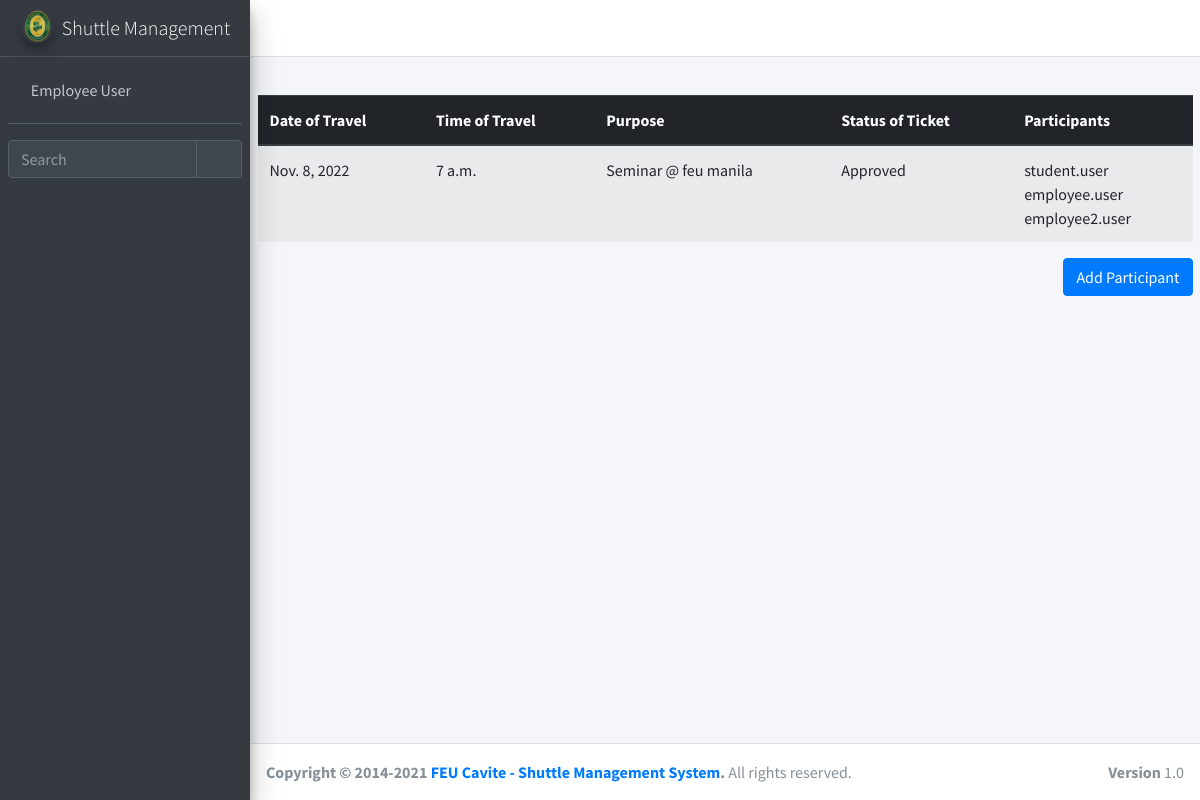
/ticket/view_ticket1/3 (signed in), run on the app's committed database.
### ticket/models.py (models this page shows, shortened)
class Tickets(models.Model):
    ticket_id = models.AutoField(primary_key=True)
    start_date = models.DateField(blank=True, null = True)
    start_time = models.TimeField(blank=True, null = True)
    arrival_time = models.TimeField(blank=True, null = True)
    date_filed = models.DateTimeField(blank=True, null = True, auto_now_add=True)
    description = models.CharField(max_length=255, blank=True, null = True)
    destination = models.CharField(max_length=255, blank=True, null = True)
    driver = models.ForeignKey(shuttle_driver, null=True, blank=True, on_delete=models.CASCADE)
    email = models.CharField(max_length=255, blank=True, null = True)
    ticket_status = models.ForeignKey(Ticket_status, null=True, blank=True, on_delete=models.CASCADE)
    cancel_reason = models.CharField(max_length=255, blank=True, null = True)
    qr_code = models.ImageField(upload_to = 'uploads/', blank = True, null = True)
    user = models.ForeignKey(User, null=True, blank=True, on_delete=models.CASCADE)
    approved_by = models.CharField(max_length=255, blank=True, null = True)

class Ticket_status(models.Model):
    ticket_status_id = models.AutoField(primary_key=True)
    ticket_status = models.CharField(max_length=255, blank=True, null = True)
    def __str__(self):
        return str(self.ticket_status)

class participants(models.Model):
    participant_id = models.AutoField(primary_key=True)
    participant_user = models.ForeignKey(User, null=True, blank=True, on_delete=models.CASCADE)
    ticket = models.ForeignKey(Tickets, null=True, blank=True, on_delete=models.CASCADE)
    hdf = models.IntegerField(null=True, blank=True, default = 0)
    qr_code = models.ImageField(upload_to = 'uploads/', blank = True, null = True)

### login/models.py (models this page shows, shortened)
class Author(models.Model):
    user = models.OneToOneField(User, null=True, blank=True, on_delete=models.CASCADE)
    profile_picture = models.ImageField(upload_to = 'uploads/', blank = True, null = True)
    role = models.ForeignKey(Roles, default=1, on_delete=models.SET_DEFAULT)
    position = models.CharField(max_length=255, blank=True, null = True)
    student_or_employee_number = models.CharField(max_length=255, blank=True, null = True)
    year_level = models.CharField(max_length=255, blank=True, null = True)
    course_or_department = models.CharField(max_length=255, blank=True, null = True)
    sex = models.ForeignKey(Sex, null=True, blank=True, on_delete=models.CASCADE)
    qr_code = models.ImageField(upload_to = 'uploads/', blank = True, null = True)

### ticket/views.py (the view)
# urls.py: path('view_ticket1/<int:tag>', login_required(views.view_ticket1), name='view_ticket1'),
def view_ticket1(request, tag = 0):
	query = {
		'tag': tag,
		'ticket': Tickets.objects.filter(ticket_id = tag),
		'participants': User.objects.all(),
		'participants2': participants.objects.filter(ticket_id = tag),
		'r': Author.objects.filter(user = request.user),
	}
	return render(request, 'ticket/view_ticket1.html', query)

### ticket/templates/ticket/view_ticket1.html (shortened to what this page needs)
{% extends 'ticket/popupbase.html' %}
{% block content %}
{% load crispy_forms_tags %}
{% load static %}
<div class="container-fluid">
	<center>
		<table class="table table-striped">
			<thead class="thead-dark">
				<th>Date of Travel</th>
				<th>Time of Travel</th>
				<th>Purpose</th>
				<th>Status of Ticket</th>
				<th>Participants</th>
			</thead>
			{% for items in ticket %}
			<tr>
				<td>
					{{items.start_date}}
				</td>
				<td>
					{{items.start_time}}
				</td>
				<td>
					{{items.description}}
				</td>
				<td>
					{{items.ticket_status}}
				</td>
				<td>
					{% for items in participants2 %}
					{{items.participant_user}}<br>
					{% endfor %}
				</td>
			</tr>
			{% endfor %}
		</table>
		{% for items in r %}
		{% if items.role_id == 9 %}
		<button type="button" class="btn btn-primary ap" data-toggle="modal" data-target="#exampleModal">
		  Add Participant
		</button>
		{% endif %}
		{% endfor %}
	</center>
</div>
{% endblock content %}

### ticket/templates/ticket/popupbase.html (shortened to what this page needs)
{% load static %}
<!DOCTYPE html>
<html lang="en">
<head>
  <link rel="stylesheet" href="{% static 'basetemp/plugins/fontawesome-free/css/all.min.css' %}">
  <link rel="stylesheet" href="https://code.ionicframework.com/ionicons/2.0.1/css/ionicons.min.css">
  <link rel="stylesheet" href="{% static 'basetemp/plugins/tempusdominus-bootstrap-4/css/tempusdominus-bootstrap-4.min.css' %}">
  <link rel="stylesheet" href="{% static 'basetemp/plugins/icheck-bootstrap/icheck-bootstrap.min.css' %}">
  <link rel="stylesheet" href="{% static 'basetemp/plugins/jqvmap/jqvmap.min.css' %}">
  <link rel="stylesheet" href="{% static 'basetemp/dist/css/adminlte.min.css' %}">
  <link rel="stylesheet" href="{% static 'basetemp/plugins/overlayScrollbars/css/OverlayScrollbars.min.css' %}">
  <link rel="stylesheet" href="{% static 'basetemp/plugins/daterangepicker/daterangepicker.css' %}">
  <link rel="stylesheet" href="{% static 'basetemp/plugins/summernote/summernote-bs4.min.css' %}">
</head>
<body class="hold-transition sidebar-mini layout-fixed">
<div class="wrapper">
  <nav class="main-header navbar navbar-expand navbar-white navbar-light">
    <ul class="navbar-nav">
      <li class="nav-item">
        <a class="nav-link" data-widget="pushmenu" href="#" role="button"><i class="fas fa-bars"></i></a>
      </li>
      <li class="nav-item d-none d-sm-inline-block">
        <a href="#" class="nav-link"></a>
      </li>
    </ul>
    <ul class="navbar-nav ml-auto">
      <li class="nav-item">
        <a class="nav-link" data-widget="fullscreen" href="#" role="button">
          <i class="fas fa-expand-arrows-alt"></i>
        </a>
      </li>
    </ul>
  </nav>
  <aside class="main-sidebar sidebar-dark-primary elevation-4">
    <a href="/" class="brand-link">
      <img src="{% static 'shuttle/feulogo.png' %}" alt="AdminLTE Logo" class="brand-image img-circle elevation-3" style="opacity: .8">
      <span class="brand-text font-weight-light">Shuttle Management</span>
    </a>
    <div class="sidebar">
      <div class="user-panel mt-3 pb-3 mb-3 d-flex">
        <div class="image">
        </div>
        <div class="info">
          <a href="#" class="d-block">{{user.get_full_name}}</a>
        </div>
      </div>
      <div class="form-inline">
        <div class="input-group" data-widget="sidebar-search">
          <input class="form-control form-control-sidebar" type="search" placeholder="Search" aria-label="Search">
          <div class="input-group-append">
            <button class="btn btn-sidebar">
              <i class="fas fa-search fa-fw"></i>
            </button>
          </div>
        </div>
      </div>
    </div>
  </aside>
  <div class="content-wrapper">
    <div class="content-header">
    </div>
    {% block content %}
    {% endblock content %}
  </div>
  <footer class="main-footer">
    <strong>Copyright &copy; 2014-2021 <a href="#">FEU Cavite - Shuttle Management System</a>.</strong>
    All rights reserved.
    <div class="float-right d-none d-sm-inline-block">
      <b>Version</b> 1.0
    </div>
  </footer>
</div>
</body>
</html>

### ticket/templates/ticket/view_ticket1.html (style rules this page uses)
.ap { float: right; }

### data on the page
Tickets: start_date "Nov. 8, 2022", start_time "7 a.m.", description "Seminar @ feu manila", ticket_status "Approved"
participants: participant_user "student.user"
participants: participant_user "employee.user"
participants: participant_user "employee2.user"
Author: shows "Add Participant"

### other printed values
{{ user.get_full_name }} "Employee User"
